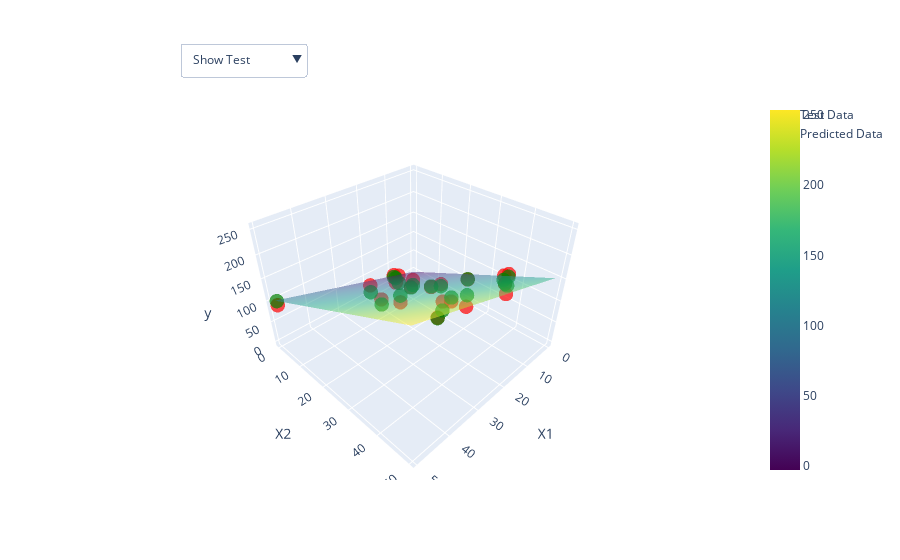

Write notebook code for a chart like this one.
### Markdown cell above
### Plot the test data and their predections

### Code cell
# Make predictions for the entire feature space
X1_range = np.linspace(min(X_train[:, 0]), max(X_train[:, 0]), 20)
X2_range = np.linspace(min(X_train[:, 1]), max(X_train[:, 1]), 20)
X1_grid, X2_grid = np.meshgrid(X1_range, X2_range)
feature_space = np.column_stack((X1_grid.ravel(), X2_grid.ravel()))
predictions = model.predict(feature_space)


# Make predictions for the test data
test_predictions = model.predict(X_test)

# Create an interactive 3D scatter plot for the test data (red)
scatter_test = go.Scatter3d(x=X_test[:, 0], y=X_test[:, 1], z=y_test, mode='markers', marker=dict(size=5, color='red'), name='Test Data', opacity=0.7)

# Create an interactive 3D scatter plot for the predicted data (green)
scatter_predicted = go.Scatter3d(x=X_test[:, 0], y=X_test[:, 1], z=test_predictions, mode='markers', marker=dict(size=5, color='green'), name='Predicted Data', opacity=0.7)


# Create an interactive 3D surface plot for the predicted plane
surface = go.Surface(x=X1_grid, y=X2_grid, z=predictions.reshape(X1_grid.shape), opacity=0.5, colorscale='viridis', name='Predicted Plane')

# Define buttons to toggle visibility
buttons = [
    dict(label='Show Test', method='update', args=[{'visible': [True, False, True]}, {'title': 'Original Data and Predicted Plane'}]),
    dict(label='Show Predicted', method='update', args=[{'visible': [False, True, True]}, {'title': 'Original Data and Test Data'}]),
    dict(label='Show All', method='update', args=[{'visible': [True, True, True]}, {'title': 'Original Data, Test Data, and Predicted Plane'}])
]

# Create a layout with buttons
layout = go.Layout(
    scene=dict(xaxis=dict(title='X1'), yaxis=dict(title='X2'), zaxis=dict(title='y')),
    updatemenus=[{'buttons': buttons, 'direction': 'down', 'showactive': True, 'x': 0.15, 'xanchor': 'left', 'y': 1.15, 'yanchor': 'top'}]
)

fig = go.Figure(data=[scatter_test, scatter_predicted, surface], layout=layout)

fig.update_layout(scene=dict(aspectratio=dict(x=1, y=1, z=0.7)))

fig.show()

### Figure 1 — Plotly figure (JSON) as saved in the notebook; plotly's stock layout.template omitted (floating-point values rounded to 4 significant figures; data arrays with more than 128 entries replaced by an {"elided": "..."} marker saying what was removed)
{"data": [{"marker": {"color": "red", "size": 5}, "mode": "markers", "name": "Test Data", "opacity": 0.7, "type": "scatter3d", "x": [5.996, 40.24, 49.39, 25.34, 18.3, 19.64, 31.63, 1.124, 10.74, 10.62, 18.52, 31.44, 28.73, 12.57, 38.77, 22.78, 12.29, 7.542, 43.6, 19.71], "y": [38.32, 30.82, 1.172, 41.8, 12.37, 25.94, 27.35, 36.63, 1.96, 41.73, 28.24, 16.21, 40.25, 43.55, 46.55, 21.83, 4.463, 28.13, 49.68, 19.45], "z": [138.2, 186.7, 94.38, 156.2, 90.94, 116.7, 133.5, 118.6, 29.87, 148.0, 127.5, 128.4, 174.1, 139.8, 238.0, 113.2, 23.71, 98.65, 243.4, 110.0]}, {"marker": {"color": "green", "size": 5}, "mode": "markers", "name": "Predicted Data", "opacity": 0.7, "type": "scatter3d", "x": [5.996, 40.24, 49.39, 25.34, 18.3, 19.64, 31.63, 1.124, 10.74, 10.62, 18.52, 31.44, 28.73, 12.57, 38.77, 22.78, 12.29, 7.542, 43.6, 19.71], "y": [38.32, 30.82, 1.172, 41.8, 12.37, 25.94, 27.35, 36.63, 1.96, 41.73, 28.24, 16.21, 40.25, 43.55, 46.55, 21.83, 4.463, 28.13, 49.68, 19.45], "z": [127.8, 176.8, 103.9, 179.5, 73.09, 118.1, 147.8, 112.3, 24.69, 148.2, 122.9, 112.8, 181.8, 158.0, 222.7, 112.0, 35.77, 99.37, 242.6, 98.09]}, {"colorscale": [[0, "#440154"], [0.1111, "#482878"], [0.2222, "#3e4989"], [0.3333, "#31688e"], [0.4444, "#26828e"], [0.5556, "#1f9e89"], [0.6667, "#35b779"], [0.7778, "#6ece58"], [0.8889, "#b5de2b"], [1, "#fde725"]], "name": "Predicted Plane", "opacity": 0.5, "type": "surface", "x": {"elided": "20x20 float values"}, "y": {"elided": "20x20 float values"}, "z": {"elided": "20x20 float values"}}], "layout": {"scene": {"aspectratio": {"x": 1, "y": 1, "z": 0.7}, "xaxis": {"title": {"text": "X1"}}, "yaxis": {"title": {"text": "X2"}}, "zaxis": {"title": {"text": "y"}}}, "updatemenus": [{"buttons": [{"args": [{"visible": [true, false, true]}, {"title": "Original Data and Predicted Plane"}], "label": "Show Test", "method": "update"}, {"args": [{"visible": [false, true, true]}, {"title": "Original Data and Test Data"}], "label": "Show Predicted", "method": "update"}, {"args": [{"visible": [true, true, true]}, {"title": "Original Data, Test Data, and Predicted Plane"}], "label": "Show All", "method": "update"}], "direction": "down", "showactive": true, "x": 0.15, "xanchor": "left", "y": 1.15, "yanchor": "top"}]}}
